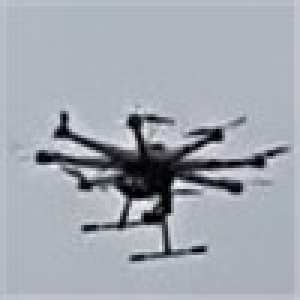
#> input picture sample/pos/1.jpg, 100 x 100 px (shown 3 times larger)
$ python detection.py
#> lines starting #> are read from the running program, lines starting #| are printed output that depends on the picture
import numpy as np
import cv2
from matplotlib import pyplot as plt

MIN_MATCH_COUNT = 10

img1 = cv2.imread('./sample/pos/1.jpg',0)
#> img1: shape (100, 100); min 0, max 255, mean 167.4
# img2 = cv2.imread('./sample/neg/11.jpg',0)
img2 = cv2.imread('./sample/pos/2.jpg',0)
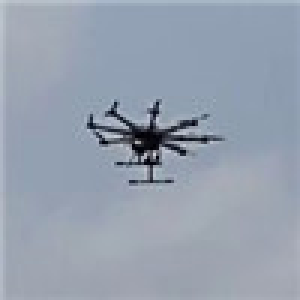
#> input picture sample/pos/2.jpg, 100 x 100 px (shown 3 times larger)
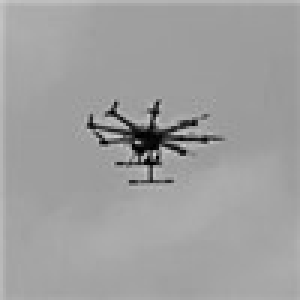
#> img2: shape (100, 100) (shown 3 times larger); min 0, max 209, mean 159

# 使用SIFT检测角点
sift = cv2.xfeatures2d.SIFT_create()
# kp将是一个关键点列表，des是一个numpy数组,是描述符
kp1, des1 = sift.detectAndCompute(img1, None)
#> kp1 = 69 keypoints; strongest (x, y, size): (59, 61, 2.4), (14, 52, 3.2), (45, 41, 3.3), (72, 45, 3.2)
kp2, des2 = sift.detectAndCompute(img2, None)
#> kp2 = 11 keypoints; strongest (x, y, size): (51, 37, 2), (61, 41, 2), (46, 50, 2.2), (48, 40, 3)

# 定义FLANN匹配器
index_params = dict(algorithm=1, trees=5)
search_params = dict(checks=50)
flann = cv2.FlannBasedMatcher(index_params, search_params)
# 使用KNN算法匹配
matches = flann.knnMatch(des1, des2, k=2)
#> matches = 69 matches

# 去除错误匹配
good = []
for m, n in matches:
    if m.distance < 0.7*n.distance:
        good.append(m)
#> this loop made 69 passes
#> after the loop, good = 3 matches
print(len(good))
#| 3

# 单应性
if len(good)>MIN_MATCH_COUNT:
    # 改变数组的表现形式，不改变数据内容，数据内容是每个关键点的坐标位置
    src_pts = np.float32([ kp1[m.queryIdx].pt for m in good ]).reshape(-1,1,2)
    dst_pts = np.float32([ kp2[m.trainIdx].pt for m in good ]).reshape(-1,1,2)
    # findHomography 函数是计算变换矩阵
    # 参数cv2.RANSAC是使用RANSAC算法寻找一个最佳单应性矩阵H，即返回值M
    # 返回值：M 为变换矩阵，mask是掩模
    M, mask = cv2.findHomography(src_pts, dst_pts, cv2.RANSAC,5.0)
    # ravel方法将数据降维处理，最后并转换成列表格式
    matchesMask = mask.ravel().tolist()
    # 获取img1的图像尺寸
    h,w = img1.shape
    # pts是图像img1的四个顶点
    pts = np.float32([[0,0],[0,h-1],[w-1,h-1],[w-1,0]]).reshape(-1,1,2)
    # 计算变换后的四个顶点坐标位置
    dst = cv2.perspectiveTransform(pts,M)

    # 根据四个顶点坐标位置在img2图像画出变换后的边框
    img2 = cv2.polylines(img2,[np.int32(dst)],True,(255,0,0),3, cv2.LINE_AA)

else:
    matchesMask = None

# 显示匹配结果
draw_params = dict(matchColor = (0,255,0),
                   singlePointColor = None,
                   matchesMask = matchesMask,
                   flags = 2)
img3 = cv2.drawMatches(img1,kp1,img2,kp2,good,None,**draw_params)
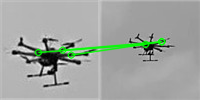
#> img3: shape (100, 200, 3); mean of channels 0, 1, 2 160.4, 166, 160.4; drawn as B, G, R
plt.imshow(img3, 'gray'),plt.show()
